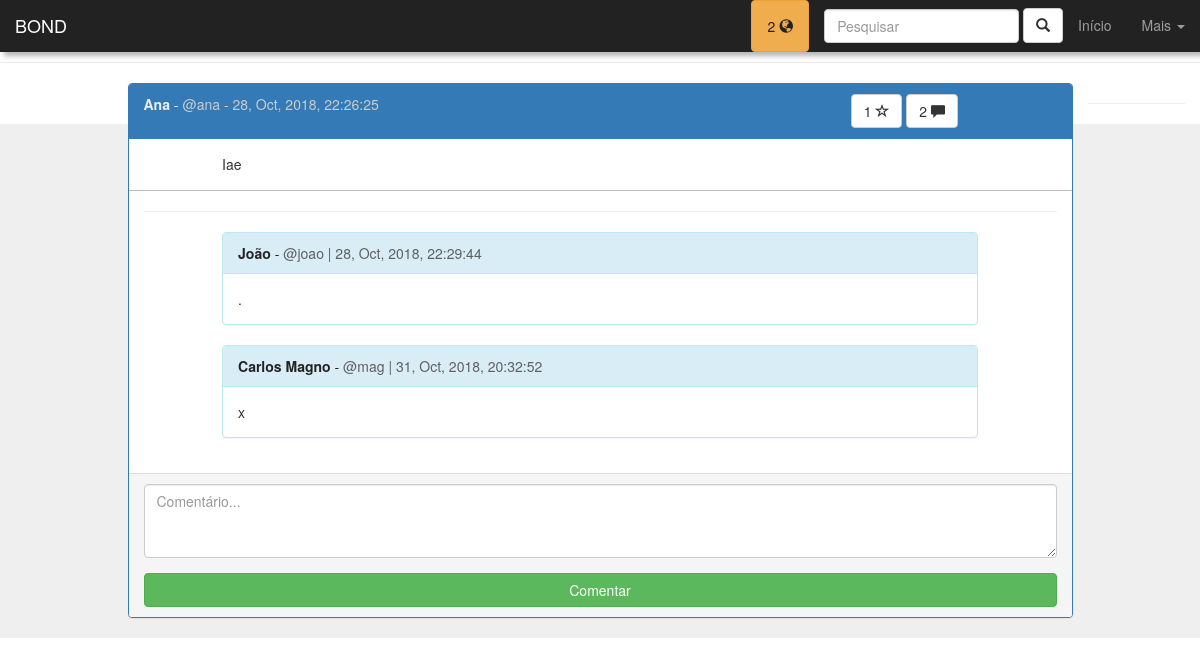
Page /see_post.php?p=6 (signed in) on the committed database.
### tables this page shows
CREATE TABLE IF NOT EXISTS `posts` (
  `id_post` int(11) NOT NULL AUTO_INCREMENT,
  `user` int(11) NOT NULL,
  `community` int(11) NOT NULL,
  `post_text` text NOT NULL,
  `post_pic` varchar(200) DEFAULT NULL,
  `r_date` datetime DEFAULT CURRENT_TIMESTAMP,
  `likes` int(11) DEFAULT '0',
  PRIMARY KEY (`id_post`)
);

CREATE TABLE IF NOT EXISTS `users` (
  `id_user` int(11) NOT NULL AUTO_INCREMENT,
  `username` varchar(20) NOT NULL,
  `first_name` varchar(60) NOT NULL,
  `last_name` varchar(80) NOT NULL,
  `birthday` date NOT NULL,
  `profile_pic` varchar(200) DEFAULT 'assets/img/default-user-icon.png',
  `passwd` varchar(32) NOT NULL,
  `r_date` datetime NOT NULL DEFAULT CURRENT_TIMESTAMP,
  `gender` enum('M','F','O') DEFAULT NULL,
  `stars` int(11) DEFAULT '0',
  PRIMARY KEY (`id_user`)
);

CREATE TABLE IF NOT EXISTS `comments` (
  `id_comment` int(11) NOT NULL AUTO_INCREMENT,
  `user` int(11) NOT NULL,
  `post` int(11) NOT NULL,
  `comment_text` text NOT NULL,
  `r_date` datetime DEFAULT CURRENT_TIMESTAMP,
  PRIMARY KEY (`id_comment`)
);

### see_post.php (the view, shortened to what this page needs)
<?php
$id_user = $_SESSION["id_user"];
$id_post = $_GET["p"];
$conn = connect();
$sql = "SELECT *, date_format(posts.r_date, '%d, %b, %Y, %T') as data_f FROM posts
JOIN users ON posts.user = users.id_user
JOIN communities ON posts.community = communities.id_community
WHERE id_post = '$id_post'";
if($query = mysqli_query($conn, $sql)){
    $post = mysqli_fetch_assoc($query);
}else{
    header("location:home.php");
}
$conn = connect();
$sql = "SELECT COUNT(*) as qnt FROM notifications WHERE user = $id_user AND seen = 'n'";
if($q = mysqli_query($conn, $sql)){
  $notifications = mysqli_fetch_assoc($q)["qnt"];
}else{
  $notifications = 0;
}
?>
<!DOCTYPE html>
<html lang="PT-BR">
  <head>
    <link href="css/bootstrap.min.css" rel="stylesheet">
    <link rel="stylesheet" href="css/pattern.css">
  </head>
<body>
<nav class="navbar navbar-inverse navbar-fixed-top" id="navbar-menu">
  <div class="container-fluid">
    <div class="navbar-header">
      <a class="navbar-brand" href="#">BOND</a>
    </div>
    <div class="collapse navbar-collapse" id="bs-example-navbar-collapse-1">
      <ul class="nav navbar-nav navbar-right">
      <li>
      <?php
        if($notifications>0){
          echo '<a href="notifications.php" class="btn btn-warning" id="dark-text-nav">'.$notifications
          .' <span class="glyphicon glyphicon-globe"></span></a>';
        }else{
          echo '<a href="notifications.php" class="btn btn-default"><span class="glyphicon glyphicon-globe"></span></a>';
        }
        ?></li><li>
    <form class="navbar-form navbar-right" onsubmit="return false">
      <div class="form-group">
        <input type="text" id="nav-search-input" class="form-control" placeholder="Pesquisar" value="<?php if(isset($_GET["q"])){echo $_GET["q"];} ?>">
      </div>
      <a id="nav-search-submit" class="btn btn-default"><label class="glyphicon glyphicon-search"></label></a>
    </form>
      </li>
        <li><a href="home.php">Início</a></li>
        <li class="dropdown">
          <a href="#" class="dropdown-toggle" data-toggle="dropdown"
          role="button" aria-haspopup="true" aria-expanded="false">Mais <span class="caret"></span></a>
        </li>
      </ul>
    </div>
  </div>
</nav>
<hr><hr><hr>
<div class="container">
<div class="row">
    <div class="col-lg-10 col-lg-offset-1">
        <div class="panel panel-primary">
            <div class="panel-heading">
                <div class="row">
                    <div class="col-lg-8">
                        <?php
                        if($post["id_user"]==$id_user){
                            echo "<a href='profile.php'".' class="gray-text-link">
                            <strong>'.$post["first_name"].'</strong>
                            - <span class="gray-text">@'.$post["username"].' - '.$post["data_f"].'</span></a>';
                        }else{
                            echo "<a href='see_profile.php?p=".$post["id_user"]."' class='gray-text-link'>
                            <strong>".$post["first_name"].'</strong>
                            - <span class="gray-text">@'.$post["username"].' - '.$post["data_f"].'</span></a>';
                        }
                        ?>
                    </div>
                    <div class="col-lg-3 col-lg-offset-1">
                        <?php
                        $conn = connect();
                        $sql = "SELECT count(*) as comments FROM comments WHERE post = $id_post";
                        if($q = mysqli_query($conn, $sql)){
                            $comments_qnt = mysqli_fetch_assoc($q)["comments"];
                        }else{
                            $comments_qnt = '';
                        }
                        $conn = connect();
                        $sql = "SELECT * FROM likes WHERE post = ".$post["id_post"]." AND user = $id_user";
                        if(isset(mysqli_fetch_assoc(mysqli_query($conn, $sql))["post"])){
                            echo "<a href='like_post.php?p=$id_post&m=unlike&l=see_post.php?p=$id_post'
                            title='Gostei' class='btn btn-default' id='like-btn'>".$post["likes"]." <span class='glyphicon glyphicon-star'>
                            </span></a>";
                           }else{
                             echo "<a href='like_post.php?p=$id_post&m=like&l=see_post.php?p=$id_post'
                              title='Não gostei' class='btn btn-default' id='like-btn'>".$post["likes"]." <span class='glyphicon glyphicon-star-empty'>
                              </span></a>";
                           }
                           echo " <a href='see_post.php?p=$id_post#commentInput'
                            title='Comentar' class='btn btn-default' id='like-btn'>$comments_qnt <span class='glyphicon glyphicon-comment'>
                            </span></a>";
                        ?>
                    </div>
                </div>
            </div>
            <div class="panel-body">
                <div class="row border-bottom">
                    <div class="col-lg-10 col-lg-offset-1">
                        <p><?php echo $post["post_text"] ?></p>
                    </div>
                </div>
                <hr>
                <div class="row">
                    <div class="col-lg-10 col-lg-offset-1">
                        <?php
                        $conn = connect();
                        $sql = "SELECT *, date_format(comments.r_date, '%d, %b, %Y, %T') as data_f FROM comments
                        JOIN users ON user = users.id_user
                        WHERE post = $id_post ORDER BY data_f ASC";
                        if($query = mysqli_query($conn, $sql)){
                            $comments = array();
                            while($comment = mysqli_fetch_assoc($query)){
                                $comments[] = $comment;
                            }
                            usort($comments, "organizer");
                            foreach($comments as $comment){
                                echo "<div class='panel panel-info'>";
                                echo '<div class="panel-heading">';
                                if($comment["user"]==$id_user){
                                    echo "<a href='profile.php'".' class="dark-text-link">
                                    <strong>'.$comment["first_name"].'</strong>
                                    - <span class="dark-text">@'.$comment["username"].' | '.$comment["data_f"].'</span></a>';
                                   }else{
                                       echo "<a href='see_profile.php?p=".$comment["user"]."' class='dark-text-link'>
                                    <strong>".$comment["first_name"].'</strong>
                                    - <span class="dark-text">@'.$comment["username"].' | '.$comment["data_f"].'</span></a>';
                                   }
                                echo '</div>';
                                echo '<div class="panel-body">';
                                echo $comment["comment_text"];
                                echo '</div>';
                                echo '</div>';
                            }
                        }
                        ?>
                    </div>
                </div>
            </div>
            <div class="panel-footer">
                <form method="post">
                  <div class="form-group">
                    <textarea class="form-control" id="commentInput" name="input_txt" rows='3' placeholder="Comentário..." maxLength="550"></textarea>
                  </div>
                  <button type="submit" class="btn btn-success btn-block">Comentar</button>
                </form>
            </div>
        </div>
    </div>
    <hr>
</div>
</body>
</html>

### css/pattern.css (style rules this page uses)
.gray-text { color: #ccc; }
.gray-text-link { color: #eee; }
.dark-text { color: #5f5f5f; }
.dark-text-link { color: #222; }
.border-bottom { padding-bottom: 6px; border-bottom: solid 1px #bbb; }
#navbar-menu { border-bottom: none; box-shadow: 4px 4px 5px rgba(10,10,10,0.3); color: #bbb; }
#dark-text-nav { color: #222; }

### rows in the picture
posts: users.first_name "Ana", users.username "ana", likes "1", post_text "Iae"
comments: users.first_name "João", users.username "joao", data_f "28, Oct, 2018, 22:29:44", comment_text "."
comments: users.first_name "Carlos Magno", users.username "mag", data_f "31, Oct, 2018, 20:32:52", comment_text "x"

### other values in the picture
$notifications "2"
$post["data_f"] "28, Oct, 2018, 22:26:25"
$comments_qnt "2"
